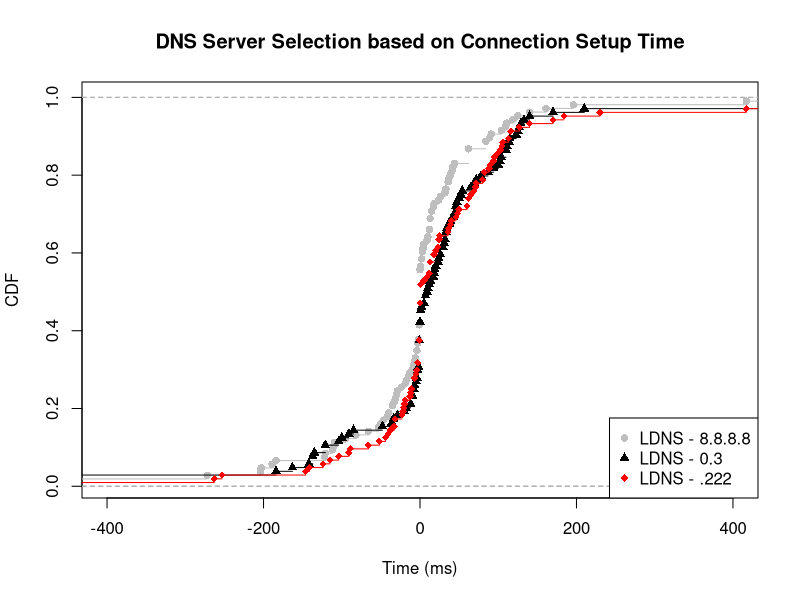

Source code (R):
ldns_google <- c(0, -42, 0, 0, -95, 0, -31, 62, 1, -184, -1457, 119, 18, -24, -9, 24, -40, 2, 0, 2, 13, -33, 3, 0, -272, 0, 26, -3, 33, -110, -19, 36, -4, -189, -121, 3, 104, 62, 0, -203, 32, 9, 0, -8, -1, -53, -6, 13, 12, -47, -112, 10, 62, -82, -2, -50, -1, -17, 140, 15, 62, -1047, 89, 161, 37, 41, 84, 109, -204, 111, 0, 0, -30, -3, -122, -35, 5, -66, 0, -109, 13, -35, 15, -4, 0, 36, 84, 17, 196, -7, 44, 1166, 39, 91, 4, 12, 417, 0, -13, -29, -15, -1, 42, -1, 125, 0)

ldns_03 <- c(0, -1292, 29, -137, 33, 23, -137, 31, 52, 19, 1278, 129, 18, -1, 170, -135, -104, 54, -1125, -100, 1, -34, 12, 2, 33, -1, 26, -1, 0, 110, -163, -121, -121, 29, 9, 104, 115, -20, 32, 5, 100, -4, 133, 69, 72, 127, -36, 0, 7, 10, 46, -3, 20, -8, -3, -1120, 140, 50, 65, 1212, -8, 43, -142, 7, 87, 110, 24, 111, 1, -1, 34, -85, 78, -48, -1, -91, 0, 94, -1, -184, 0, -29, -12, 102, -7, 17, 210, -9, 44, 1234, 39, 123, 38, 46, 47, -5, 13, -18, 1, -1, 114, -2, 125, -9)

ldns_222 <- c(0, 106, 0, 0, 0, -1, -38, 62, -52, 184, 1273, 88, 18, -1, 170, 24, 71, -1238, -3, 40, 13, -44, -32, -124, 1, -22, -7, -4, -7, -41, 36, 0, -91, -104, 116, -89, -115, -23, -263, -20, 127, -66, 60, 0, 69, 72, 25, 12, -21, -32, -12, 62, -11, 20, -7, 103, 82, 140, 50, 65, 456, 5, 99, 37, -1, 82, 18, 24, 48, 1, 1, -33, -1, 80, 9, 113, 0, 95, 13, -253, -1, -5, -141, -146, -19, 0, 230, -3, 0, 1235, 39, 90, -1, 46, 417, -13, 13, 1, 1, 0, 116, 23, 94, 105)

ldns_google_val = ecdf(ldns_google)
ldns_03_val = ecdf(ldns_03)
ldns_222_val = ecdf(ldns_222)

plot(ldns_google_val, lty=1, col="grey", pch = 16, xlab="Time (ms)", ylab="CDF", main="DNS Server Selection based on Connection Setup Time", xlim=c(-400, 400))
lines(ldns_03_val, pch = 17, col = "black")
lines(ldns_222_val, pch = 18, col = "red")

legend("bottomright",  pch = c(16, 17, 18), legend=c("LDNS - 8.8.8.8", "LDNS - 0.3", "LDNS - .222"), col=c("grey", "black", "red"))
